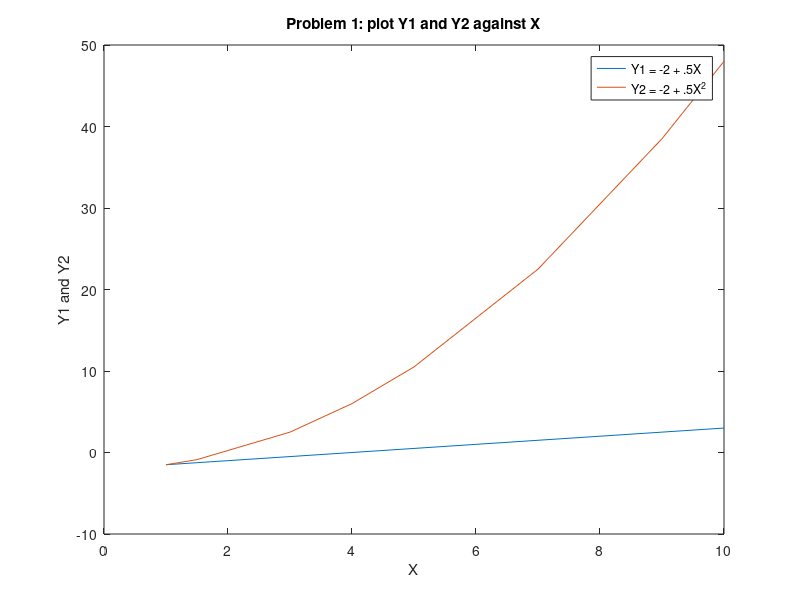

Reproduce this figure in MATLAB. (Note: this script raises an error after producing the figure.)
% ECON512 Homework 1 
% Kensuke Suzuki
clear all
delete HW1log.txt
diary('HW1log.txt')
diary on

disp('ECON512 HOMEWORK1: Ken Suzuki')
disp(' ')

%% Problem 1
X = [1,1.5,3,4,5,7,9,10];
Y1 = -2 + .5*X;
Y2 = -2 + 0.5 * X.^2;

plot(X, Y1, X, Y2)
title('Problem 1: plot Y1 and Y2 against X')
xlabel('X') % x-axis label
ylabel('Y1 and Y2') % y-axis label
legend('Y1 = -2 + .5X','Y2 = -2 + .5X^2')

disp('------Problem 1------')
X
Y1
Y2
disp('Figure is saved in the directory')
disp(' ')

%% Problem 2
% Create 200x1 vector X 
clear X
X = linspace(-10,20,200)';
sumX = sum(X);

disp('------Problem 2------')
disp('First define the vector X using linspace. (display of X is ommitted)')
disp('Sum of all elements in X is')
sumX
disp(' ')


%% Problem 3
A = [2,4,6; 1,7,5; 3,12,4];
b = [-2;3;10];

% C
C = A'*b;
% D
D = inv(A'*A) * b;

% E
E0 = A .* (b*ones(1,3));
E = sum(sum(E0),2);

% F
F0 = [A(1,:);A(3,:)];
F = [F0(:,1), F0(:,2)];

% Solve linear equatuons
x = inv(A)*b;

disp('------Problem 3------')
A
b
C
D
E
F
x
disp(' ')

%% Problem 4
% block diagonal matrix
B =  blkdiag(A,A,A,A,A);

disp('------Problem 4------')
B
disp(' ')

%% Problem 5
clear A

rng(2);
A = normrnd(10,5,[5,3]);

disp('------Problem 5------')
disp('Before converting with 1 and 0 matrices')
A

for i = 1:size(A,1)
    for j = 1:size(A,2)
        if A(i,j) < 10
            A(i,j) = 0;
        else
            A(i,j) = 1;
        end
    end
end

disp('After converting with 1 and 0 matrices')
A
disp(' ')

%% Problem 6
clear X
clear Y

filename = 'datahw1.csv';
data = csvread(filename);
X = [ones(4392,1), data(:,3), data(:,4), data(:,6)];
Y = data(:,5);

% Pointe estimates
betahat = inv(X'*X)*X'*Y;

% Standard error
% residual
e = Y - (X * betahat);
sigmahat = (e'* e)/(size(X,1)-size(X,2));
cov = sigmahat * inv(X'*X);
var = diag(cov);
stderr = var.^(1/2);

betase = [betahat';stderr'];
rowNames = {'Coefficient','Std Error'};
colNames = {'beta0', 'beta1', 'beta2', 'beta3'};


disp('------Problem 6------')
disp('Estimated Coefficients and Standard Errors')
Table = array2table(betase,'RowNames',rowNames,'VariableNames',colNames);
disp(Table)

disp('end of HW1')

%tab = [betaind; tab0]

diary off